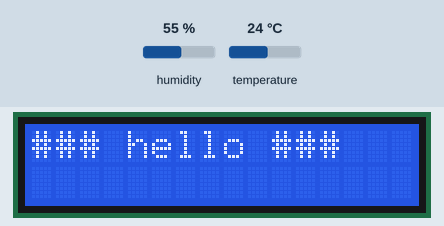
The sketch below on a simulated Arduino Uno, built with avr-gcc and run on an emulated ATmega328P. Parts: 16×2 character LCD. Wiring (inferred from the names in the program): DHT11 sensor: data pin 7. Inputs (shaded band) come from the test bench; at power-on: humidity 55 %, temperature 24 °C.

Above: at 0.1 s.
At 2.1 s:
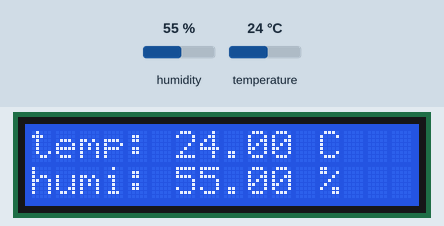

The sketch:

weather_station_arduino.ino
```cpp
/*
  LCD display compatible with the Hitachi HD44780 driver + DHT11 temp/humi sensor

  HD44780 LCD PINS:

    VSS -> GND
    VDD -> 5V
    VD -> 10k ohm potentiometer
    RS -> PIN12
    RW -> GND
    E -> PIN11
    ...
    D4 -> PIN5
    D5 -> PIN4
    D6 -> PIN3
    D7 -> PIN2
    ...
    backlight
    A -> 5V > xxx
    K -> GND

  DHT11 PINS:

    1 -> 5V
    2 -> PIN7
    3 -> NC
    4 -> GND
*/


#include <LiquidCrystal.h>
#include <dht.h>

#define DHT11_PIN 7

const String MESSAGE_DHTLIB_ERROR_CHECKSUM = "Checksum error";
const String MESSAGE_DHTLIB_ERROR_TIMEOUT = "Time out error";
const String MESSAGE_UNKNOWN_DHTLIB_ERROR = "Unknown error";
unsigned const int DELAY_DEFAULT = 1000 * 120;
unsigned const int DELAY_ERROR = 1000 * 1;

LiquidCrystal LCD(12, 11, 5, 4, 3, 2);
dht DHT;

void setup() {
  LCD.begin(16, 2);
  LCD.print("### hello ###");
  delay(2000);
}

void loop() {
    if(readDht11Value()){
      delay(DELAY_DEFAULT);
    } else {
      delay(DELAY_ERROR);
    }
}

boolean readDht11Value() {

  int dht11Status = DHT.read11(DHT11_PIN);
  boolean isSuccess = false;

  switch (dht11Status) {
    case DHTLIB_OK:
        lcdPrint();
        isSuccess = true;
        break;
    case DHTLIB_ERROR_CHECKSUM:
        Serial.print(MESSAGE_DHTLIB_ERROR_CHECKSUM);
        lcdPrintError(MESSAGE_DHTLIB_ERROR_CHECKSUM);
        break;
    case DHTLIB_ERROR_TIMEOUT:
        Serial.print(MESSAGE_DHTLIB_ERROR_TIMEOUT);
        lcdPrintError(MESSAGE_DHTLIB_ERROR_TIMEOUT);
        break;
    default:
        Serial.print(MESSAGE_UNKNOWN_DHTLIB_ERROR);
        lcdPrintError(MESSAGE_UNKNOWN_DHTLIB_ERROR);
        break;
  }

  return isSuccess;
}

void lcdPrint(){
  LCD.clear();

  LCD.print("temp: ");
  LCD.print(DHT.temperature);
  LCD.print(" C");

  LCD.setCursor(0,1);
  LCD.print("humi: ");
  LCD.print(DHT.humidity);
  LCD.print(" %");
}

void lcdPrintError(String message){
  LCD.clear();
  LCD.println(message);
}
```
